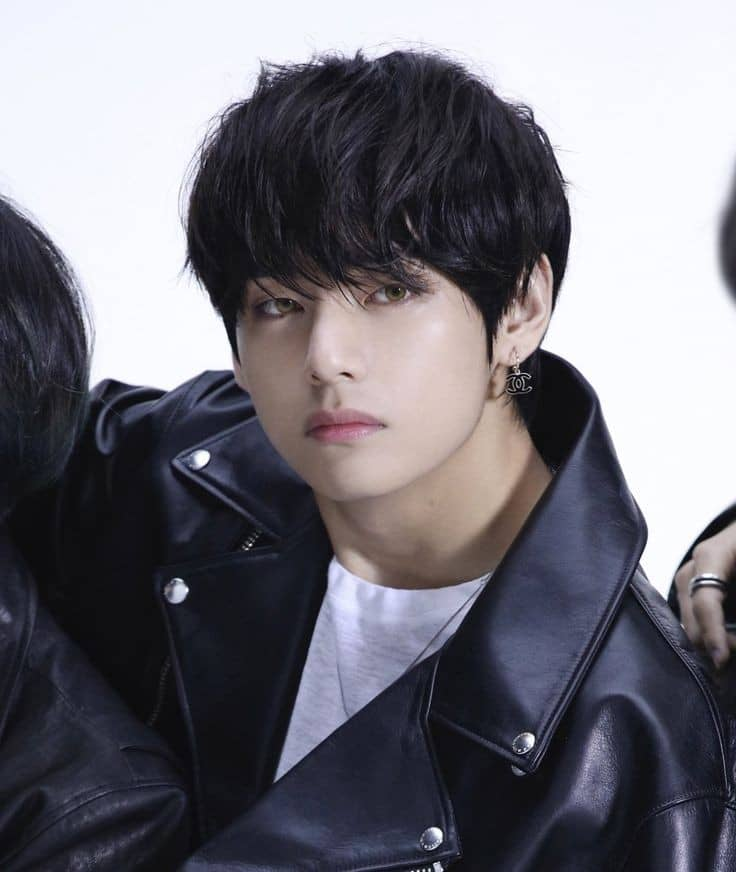
#> input picture Assignment 22/Convert digital photo to painting/Tae.jpeg, 736 x 872 px
$ python convert_digital_to_painting.py
#> lines starting #> are read from the running program, lines starting #| are printed output that depends on the picture; after the words box and inside, x2 and y2 are one past the last pixel; in counts of white or black regions, pixels touching at a corner belong together
import cv2
import numpy as np

img = cv2.imread("Tae.jpeg" , 0)
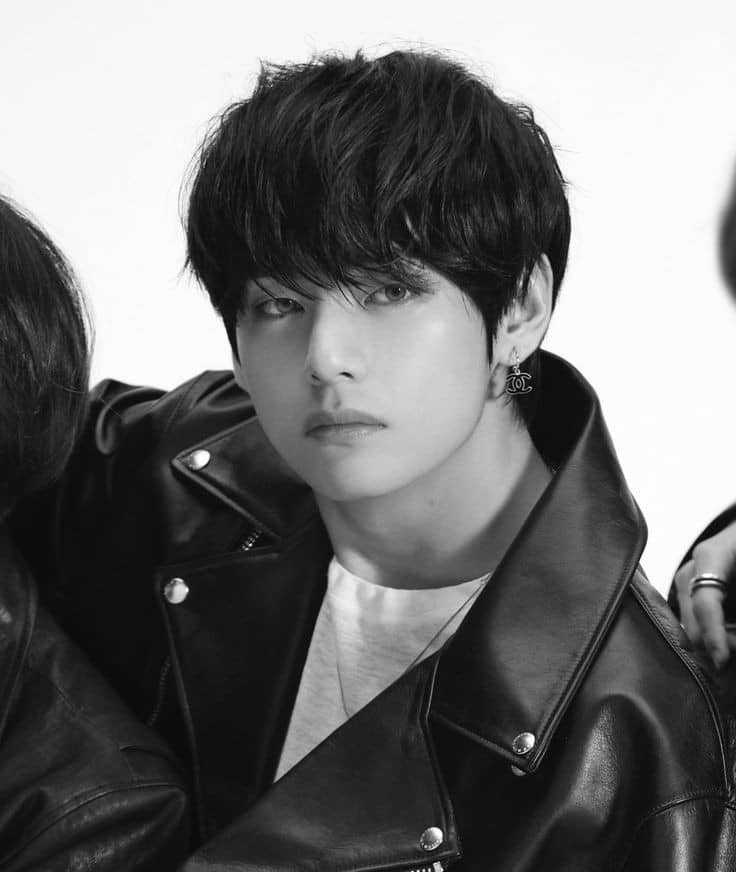
#> img: shape (872, 736); min 0, max 255, mean 113.8

inverted = 255 - img
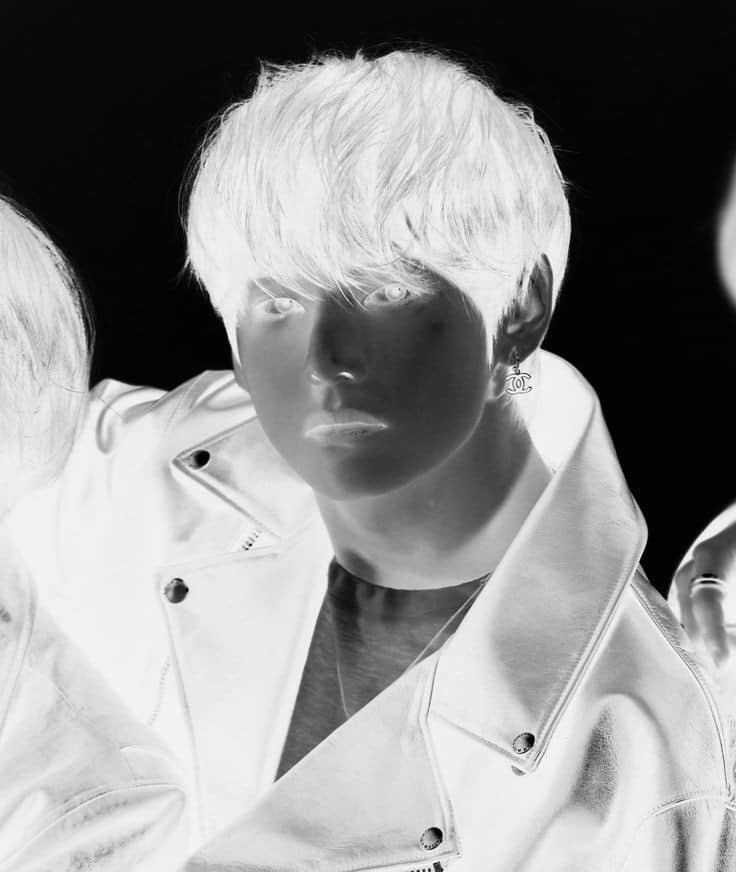
#> inverted: shape (872, 736); min 0, max 255, mean 141.2
bluerred = cv2.GaussianBlur(inverted , (21 , 21) , 0)
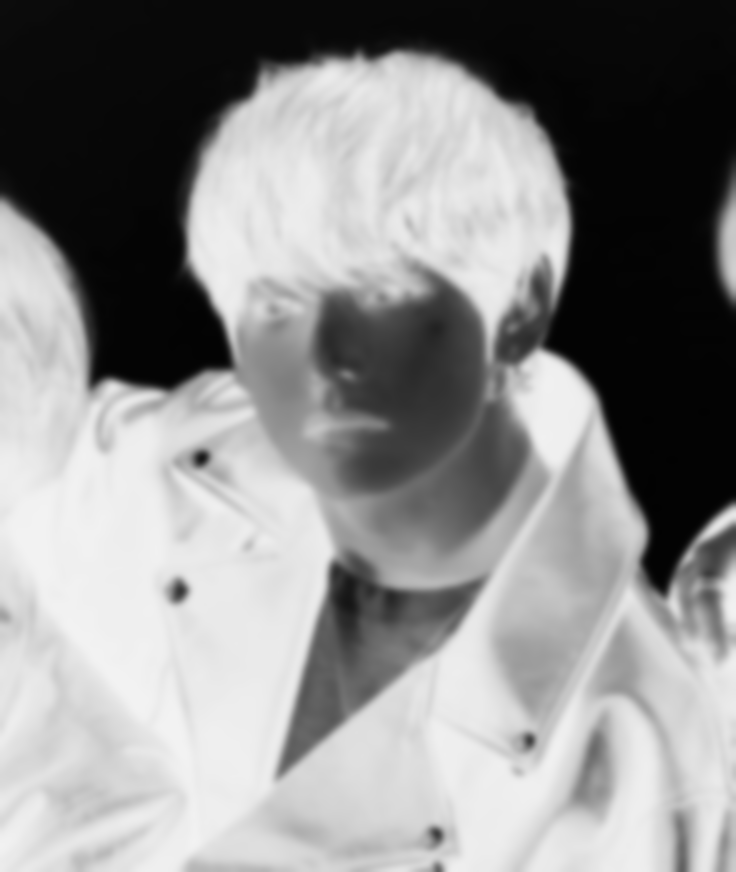
#> bluerred: shape (872, 736); min 2, max 242, mean 141.2
inverted_blurred = 255 - bluerred
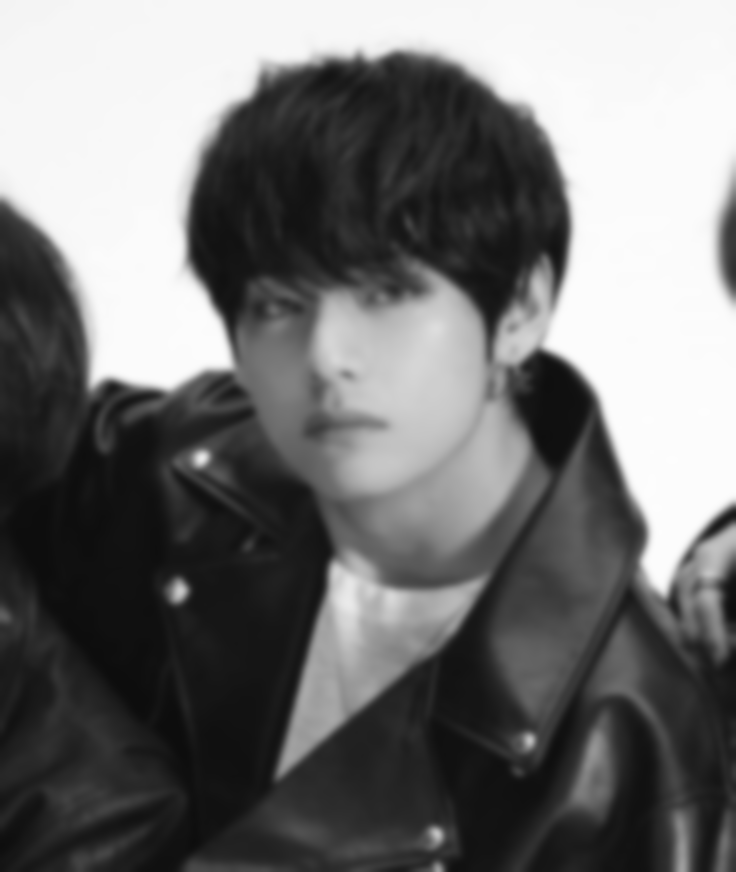
#> inverted_blurred: shape (872, 736); min 13, max 253, mean 113.8
sketch = img/inverted_blurred
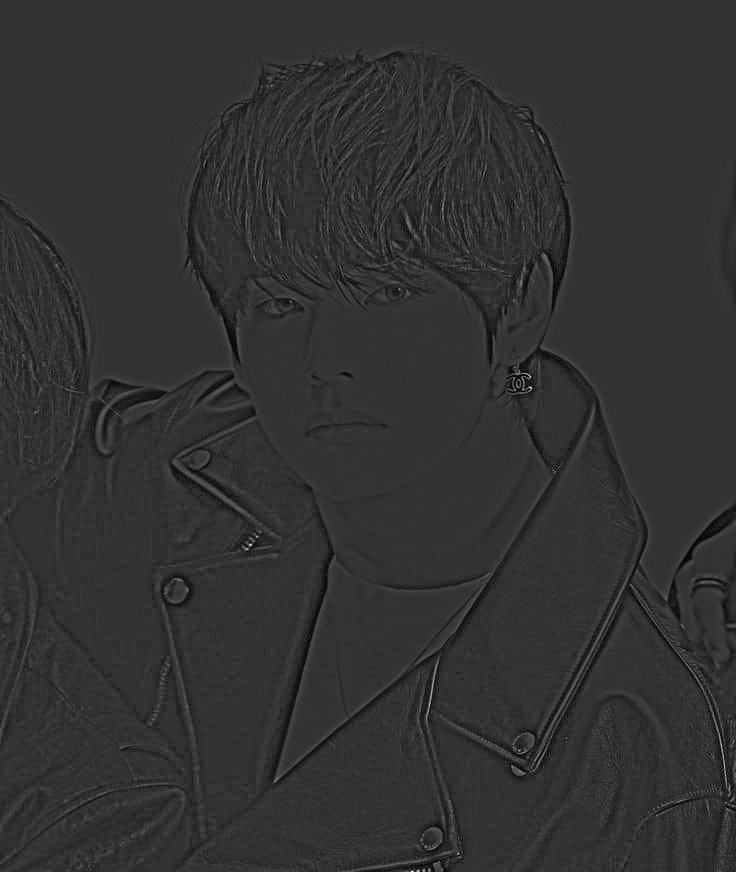
#> sketch: shape (872, 736) float64; min 0, max 5.02, mean 0.987; drawn with min black and max white
sketch = sketch * 255

cv2.imshow('s' , sketch)
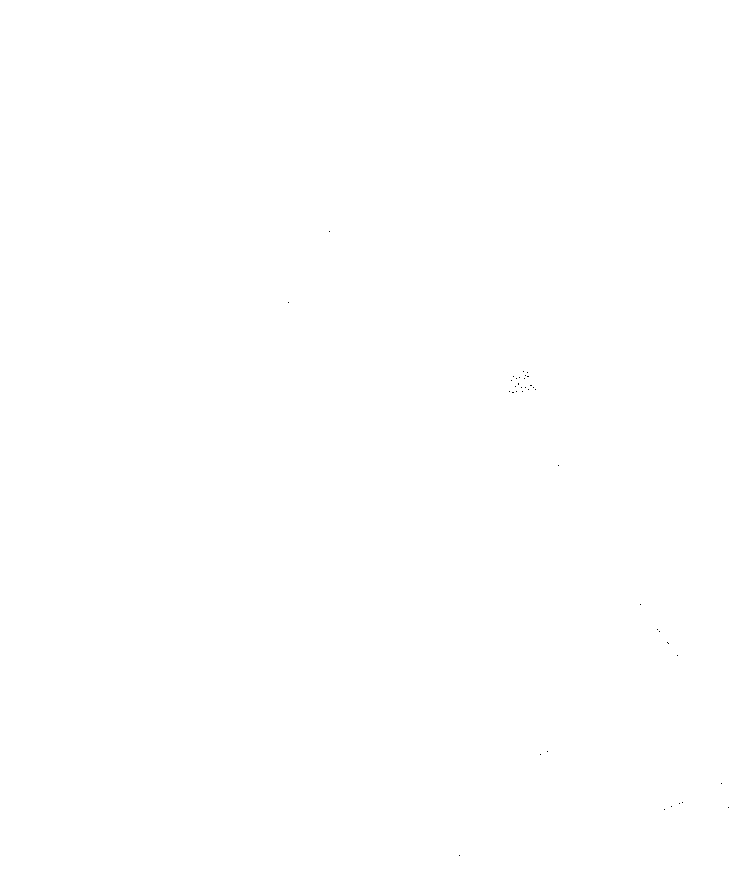
#> window 's': shape (872, 736); 100% white; black in thin lines or dots, all inside (x1, y1, x2, y2) = (288, 231, 729, 856)

cv2.imwrite('painting.jpg' , sketch)
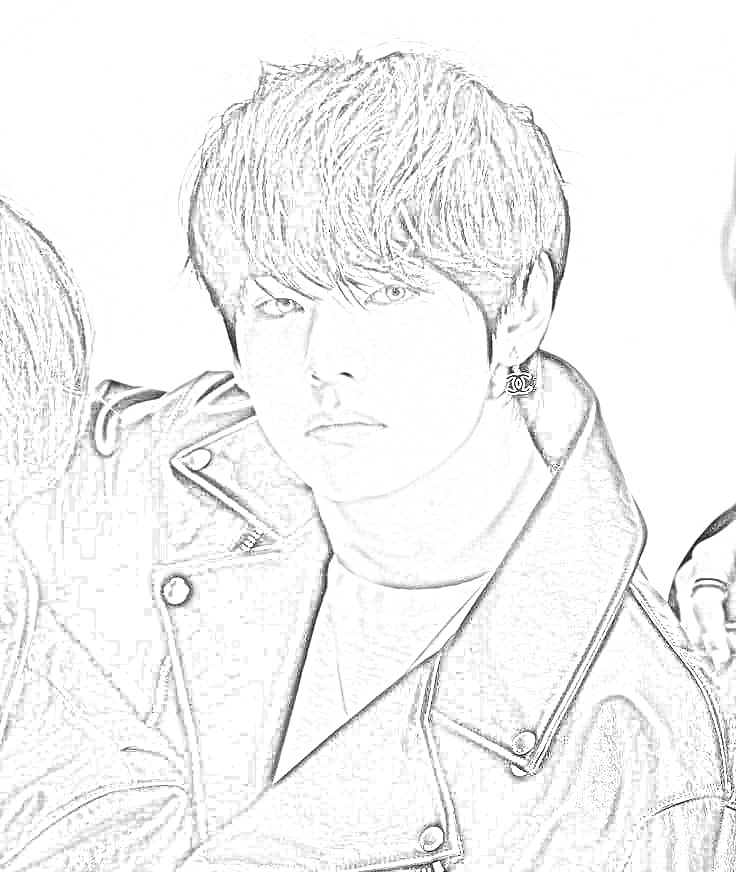
#> saved as painting.jpg: shape (872, 736); min 0, max 255, mean 243.6


cv2.waitKey()
